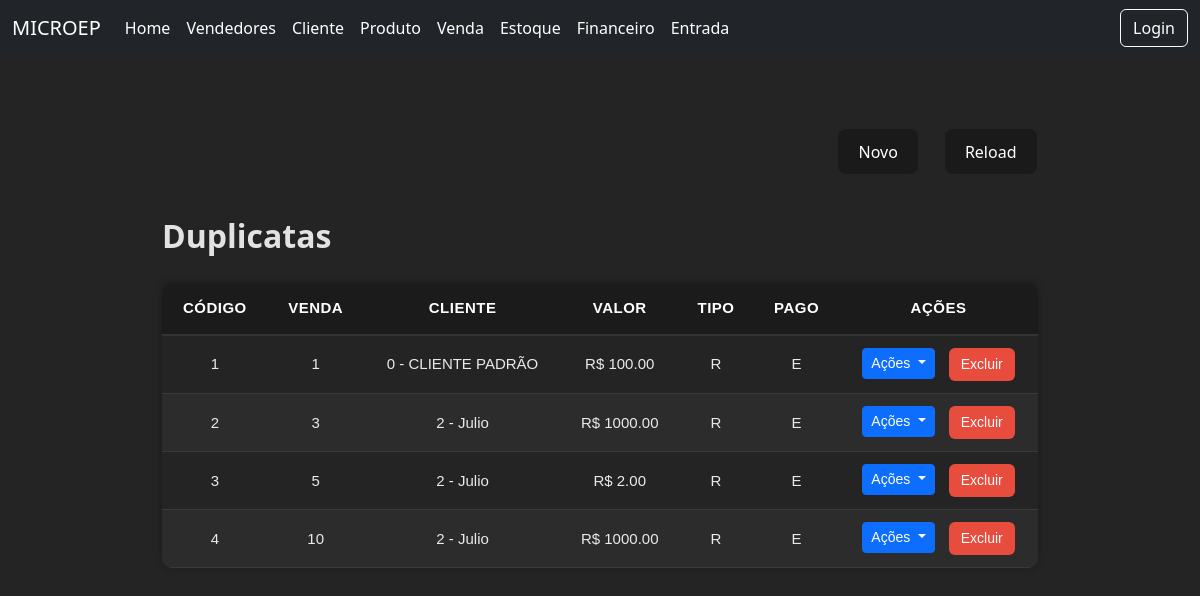
The app's page /duplicatas/, older data.
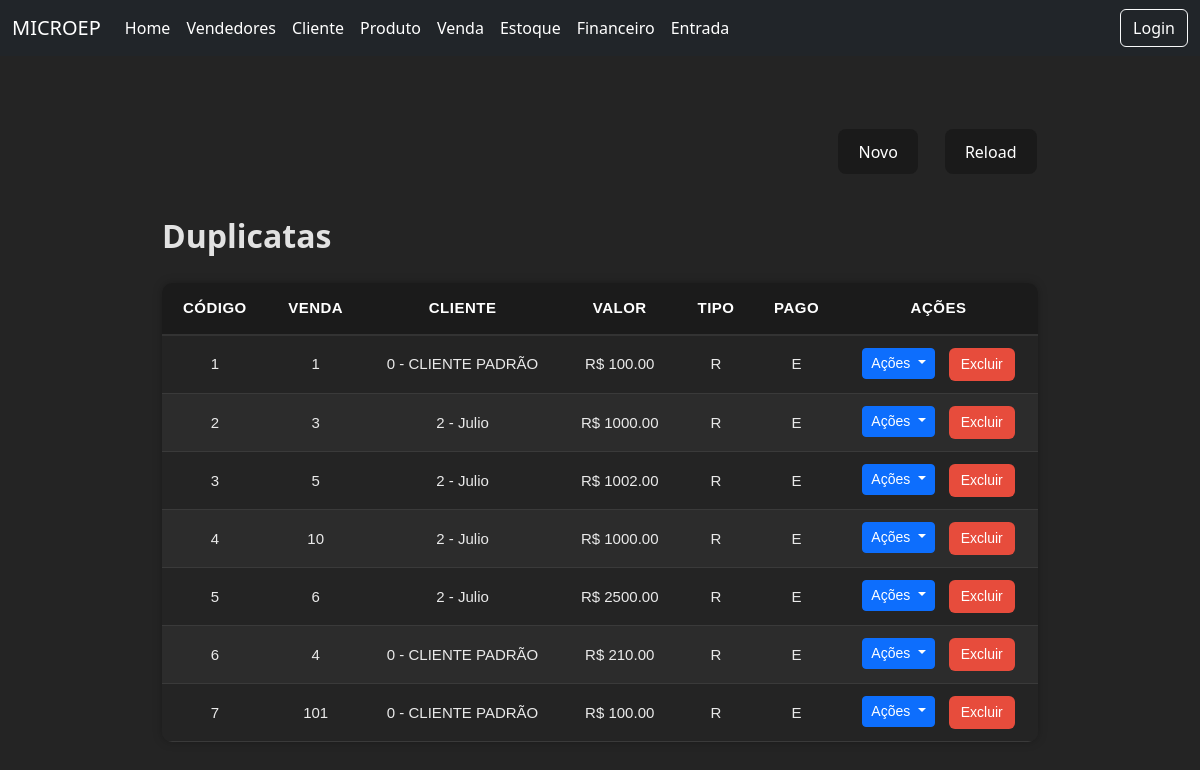
The same page, newer data.
### core/models.py (models this page shows)
class Duplicata(models.Model):
    TIPO_CHOICES = [
        ('P','PAGAR'),
        ('R','RECEBER'),
    ]
    PAGO_CHOICES = [
        ('P','PAGO'),
        ('E','EM ABERTO'),
        ('A','ATRASADO'),
    ]
    cliente = models.ForeignKey(Cliente,on_delete=models.CASCADE)
    venda = models.ForeignKey(Venda,on_delete=models.CASCADE)
    valor = models.DecimalField(decimal_places=2,max_digits=8)
    tipo = models.CharField(max_length=1,choices=TIPO_CHOICES,default='R')
    pago = models.CharField(max_length=1,choices=PAGO_CHOICES,default='E')

class Venda(models.Model):
    codigo = models.IntegerField()
    cliente = models.ForeignKey(Cliente, on_delete=models.PROTECT)
    vendedor = models.ForeignKey(Vendedor, on_delete=models.PROTECT)
    valor = models.DecimalField(max_digits=10,decimal_places=2)
    def __str__(self):
        return f"{self.codigo}"

class Cliente(models.Model):
    codigo = models.IntegerField()
    nome = models.CharField(max_length=100)
    def __str__(self):
        return f"{self.codigo} - {self.nome}"

### core/views.py (the view)
# urls.py: path('duplicatas/',views.duplicataview,name='duplicatas'),
def duplicataview(request):
    duplicatas = Duplicata.objects.all()
    return render(request,'modelos/duplicata.html',{'duplicatas':duplicatas})

### core/templates/modelos/duplicata.html (shortened to what this page needs)
<!DOCTYPE html>
<html lang="pt-br">
<head>
    {% load static %}
    <link rel="stylesheet" href="{% static 'duplicata.css' %}">
</head>
<body>
    {% include 'components/navbar.html'%}
      <div class="divcentral">
        <div class="controlebuttons">
            <div class="buttonsalign">
                <button class="buttonp">
                    <a href="/">Novo</a>
                </button>
                <button class="buttonp">
                    <a href="{% url 'duplicatas' %}">Reload</a>
                </button>
            </div>
        </div>
        <div class="grid">
            <h2 class="boldtext">Duplicatas</h2>
            <table class="tabela-vendedores">
                <thead>
                    <tr>
                        <th class="colunmgrid text-center">Código </th>
                        <th class="text-center">Venda </th>
                        <th class="text-center">Cliente</th>
                        <th class="text-center">Valor </th>
                        <th class="text-center">Tipo </th>
                        <th class="text-center" >Pago</th>
                        <th class="text-center">Ações</th>
                    </tr>
                </thead>
                <tbody>
                    {% for d in duplicatas %}
                    <tr>
                        <td class="text-center">{{ d.id }}</td>
                        <td class="text-center">{{ d.venda }}</td>
                        <td class="text-center">{{ d.cliente }}</td>
                        <td class="text-center" >R$ {{d.valor}}</td>
                        <td class="text-center">{{ d.tipo }}</td>
                        <td class="text-center">{{ d.pago }}</td>
                        <td class="text-center d-flex justify-content-center gap-2">
                            <div class=" dropdown">
                                <button class="btn btn-primary btn-sm dropdown-toggle" type="button" data-bs-toggle="dropdown" aria-expanded="false">
                                    Ações
                                </button>
                            </div>
                            <a href="{% url 'removerduplicata' d.id %}" class="btn-delete">
                                Excluir
                            </a>
                        </td>
                    </tr>
                    {% endfor %}
                </tbody>
            </table>
        </div>
    </div>
</body>
</html>

### core/templates/components/navbar.html (shortened to what this page needs)
<!DOCTYPE html>
<html lang="en">
<head>
    <link href="https://cdn.jsdelivr.net/npm/bootstrap@5.3.3/dist/css/bootstrap.min.css" rel="stylesheet">
</head>
<body>
    <nav class="navbar navbar-expand-lg navbar-dark bg-dark">
  <div class="container-fluid">
    <a class="navbar-brand" href="{% url 'home' %}">MICROEP</a>
    <div class="collapse navbar-collapse" id="navbarMenu">
      <ul class="navbar-nav me-auto mb-2 mb-lg-0">
        <li class="nav-item">
          <a class="nav-link active" href="{% url 'home' %}">Home</a>
        </li>
        <li class="nav-item">
          <a class="nav-link" href="{%url 'vendedores' %}">Vendedores</a>
        </li>
        <li class="nav-item">
          <a class="nav-link" href="{% url 'clientes' %}">Cliente</a>
        </li>
        <li class="nav-item">
          <a class="nav-link" href="{% url 'produtos' %}">Produto</a>
        </li>
        <li class="nav-item">
          <a class="nav-link" href="{% url 'vendas' %}">Venda</a>
        </li>
        <li class="nav-item">
          <a class="nav-link" href="{% url 'estoque' %}">Estoque</a>
        </li>
        <li class="nav-item">
          <a class="nav-link" href="{% url 'duplicatas' %}">Financeiro</a>
        </li>
        <li>
          <a class="nav-link" href="/">Entrada</a>
        </li>
      </ul>
      <div class="d-flex">
        <a href="/login" class="btn btn-outline-light">Login</a>
      </div>
    </div>
  </div>
</nav>
</body>
</html>

### static/duplicata.css (style rules this page uses)
* { margin: 0; padding: 0; box-sizing: border-box; }
:root { font-family: Inter, system-ui, Avenir, Helvetica, Arial, sans-serif; line-height: 1.5; font-weight: 400; color-scheme: light dark; color: rgba(255, 255, 255, 0.87) !important; background-color: #242424; -webkit-font-smoothing: antialiased; -moz-osx-font-smoothing: grayscale; }
body { color: rgba(255, 255, 255, 0.87) !important; background-color: #242424; }
a { font-weight: 500 !important; color: #ffffff !important; text-decoration: inherit !important; }
.buttonp, .checkbutton { border-radius: 8px; border: 1px solid transparent; padding: 0.6em 1.2em; font-size: 1em; font-weight: 500; cursor: pointer; transition: border-color 0.25s; }
.buttonp { background-color: #1a1a1a; }
.divcentral { height: 20em; padding-top: 30px; display: flex; align-items: center; flex-direction: column; justify-content: space-evenly; background-color: #242424; }
.controlebuttons { width: 75%; display: flex; justify-content: end; align-items: center; }
.buttonsalign { display: flex; width: 25%; justify-content: space-around; align-items: center; }
.grid { height: 40%; width: 73%; display: flex; flex-direction: column; justify-content: start; align-items: start; }
.tabela-vendedores { width: 100%; border-collapse: collapse; margin-top: 20px; font-family: Arial, sans-serif; font-size: 15px; background-color: #242424; border-radius: 10px; overflow: hidden; box-shadow: 0 0 10px rgba(0,0,0,0.25); }
.tabela-vendedores thead th { background-color: #1b1b1b !important; color: #ffffff; text-align: left; padding: 14px 16px; font-weight: 700; text-transform: uppercase; letter-spacing: 0.5px; border-bottom: 2px solid #333; }
.tabela-vendedores tbody tr:nth-child(even) { background-color: #2c2c2c; }
.tabela-vendedores tbody tr:nth-child(odd) { background-color: #242424; }
.tabela-vendedores th, .tabela-vendedores td { padding: 12px 14px; border-bottom: 1px solid #3a3a3a; color: #eaeaea; }
.btn-detalhe, .btn-delete { padding: 6px 12px; border-radius: 6px; font-size: 14px; text-decoration: none; transition: 0.2s; color: white; }
.btn-delete { background: #e74c3c; margin-left: 6px; }
.boldtext { font-weight: bold; }

Row changes from the older to the newer data that the page shows:
changed Duplicata id 3: valor "2.00" → "1002.00"
added Duplicata: id "5", venda "6", cliente "2 - Julio", valor "2500.00", tipo "R", pago "E"
added Duplicata: id "6", venda "4", cliente "0 - CLIENTE PADRÃO", valor "210.00", tipo "R", pago "E"
added Duplicata: id "7", venda "101", cliente "0 - CLIENTE PADRÃO", valor "100.00", tipo "R", pago "E"
